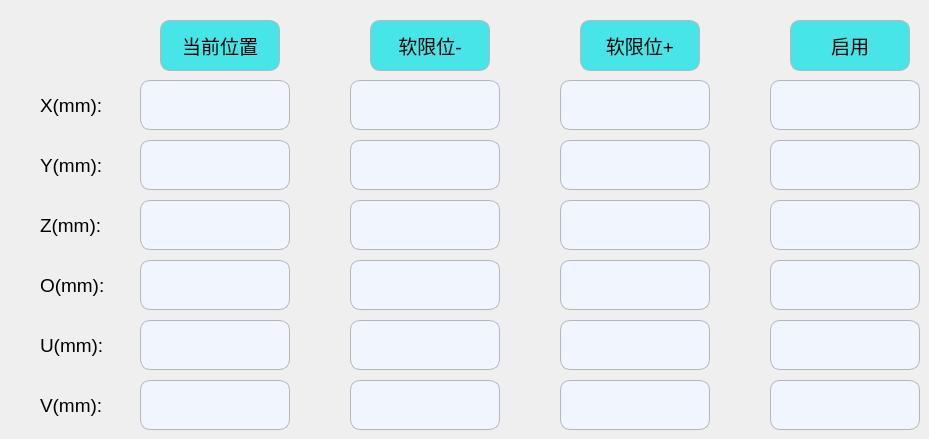
   <widget class="QWidget" name="page">
    <widget class="QLabel" name="label_22">
     <property name="geometry">
      <rect>
       <x>160</x>
       <y>20</y>
       <width>120</width>
       <height>51</height>
      </rect>
     </property>
     <property name="minimumSize">
      <size>
       <width>120</width>
       <height>50</height>
      </size>
     </property>
     <property name="maximumSize">
      <size>
       <width>120</width>
       <height>80</height>
      </size>
     </property>
     <property name="font">
      <font>
       <pointsize>14</pointsize>
      </font>
     </property>
     <property name="styleSheet">
      <string notr="true">background-color:#47E5E8;
border-style:solid; /*边框风格*/
border-width:1px;/*边框宽度*/
border-color:#B4B6BC; /*边框颜色*/
border-radius:10px; /*边框倒角*/</string>
     </property>
     <property name="text">
      <string>当前位置</string>
     </property>
     <property name="alignment">
      <set>Qt::AlignCenter</set>
     </property>
    </widget>
    <widget class="QLabel" name="label_12">
     <property name="geometry">
      <rect>
       <x>40</x>
       <y>90</y>
       <width>91</width>
       <height>31</height>
      </rect>
     </property>
     <property name="font">
      <font>
       <pointsize>14</pointsize>
      </font>
     </property>
     <property name="text">
      <string>X(mm):</string>
     </property>
    </widget>
    <widget class="QLabel" name="label_23">
     <property name="geometry">
      <rect>
       <x>370</x>
       <y>20</y>
       <width>120</width>
       <height>51</height>
      </rect>
     </property>
     <property name="minimumSize">
      <size>
       <width>120</width>
       <height>50</height>
      </size>
     </property>
     <property name="maximumSize">
      <size>
       <width>120</width>
       <height>80</height>
      </size>
     </property>
     <property name="font">
      <font>
       <pointsize>14</pointsize>
      </font>
     </property>
     <property name="styleSheet">
      <string notr="true">background-color:#47E5E8;
border-style:solid; /*边框风格*/
border-width:1px;/*边框宽度*/
border-color:#B4B6BC; /*边框颜色*/
border-radius:10px; /*边框倒角*/</string>
     </property>
     <property name="text">
      <string>软限位-</string>
     </property>
     <property name="alignment">
      <set>Qt::AlignCenter</set>
     </property>
    </widget>
    <widget class="QLabel" name="label_24">
     <property name="geometry">
      <rect>
       <x>580</x>
       <y>20</y>
       <width>120</width>
       <height>51</height>
      </rect>
     </property>
     <property name="minimumSize">
      <size>
       <width>120</width>
       <height>50</height>
      </size>
     </property>
     <property name="maximumSize">
      <size>
       <width>120</width>
       <height>80</height>
      </size>
     </property>
     <property name="font">
      <font>
       <pointsize>14</pointsize>
      </font>
     </property>
     <property name="styleSheet">
      <string notr="true">background-color:#47E5E8;
border-style:solid; /*边框风格*/
border-width:1px;/*边框宽度*/
border-color:#B4B6BC; /*边框颜色*/
border-radius:10px; /*边框倒角*/</string>
     </property>
     <property name="text">
      <string>软限位+</string>
     </property>
     <property name="alignment">
      <set>Qt::AlignCenter</set>
     </property>
    </widget>
    <widget class="QLineEdit" name="Edit_XlimPosAdd">
     <property name="geometry">
      <rect>
       <x>560</x>
       <y>80</y>
       <width>150</width>
       <height>50</height>
      </rect>
     </property>
     <property name="minimumSize">
      <size>
       <width>150</width>
       <height>50</height>
      </size>
     </property>
     <property name="maximumSize">
      <size>
       <width>150</width>
       <height>50</height>
      </size>
     </property>
     <property name="styleSheet">
      <string notr="true">QLineEdit
{
    background-color:#F1F5FE;
    border-style:solid; /*边框风格*/
    border-width:1px;/*边框宽度*/
    border-color:#B4B6BC; /*边框颜色*/
    border-radius:10px; /*边框倒角*/
}</string>
     </property>
    </widget>
    <widget class="QLabel" name="label_25">
     <property name="geometry">
      <rect>
       <x>790</x>
       <y>20</y>
       <width>120</width>
       <height>51</height>
      </rect>
     </property>
     <property name="minimumSize">
      <size>
       <width>120</width>
       <height>50</height>
      </size>
     </property>
     <property name="maximumSize">
      <size>
       <width>120</width>
       <height>80</height>
      </size>
     </property>
     <property name="font">
      <font>
       <pointsize>14</pointsize>
      </font>
     </property>
     <property name="styleSheet">
      <string notr="true">background-color:#47E5E8;
border-style:solid; /*边框风格*/
border-width:1px;/*边框宽度*/
border-color:#B4B6BC; /*边框颜色*/
border-radius:10px; /*边框倒角*/</string>
     </property>
     <property name="text">
      <string>启用</string>
     </property>
     <property name="alignment">
      <set>Qt::AlignCenter</set>
     </property>
    </widget>
    <widget class="QLabel" name="label_13">
     <property name="geometry">
      <rect>
       <x>40</x>
       <y>150</y>
       <width>91</width>
       <height>31</height>
      </rect>
     </property>
     <property name="font">
      <font>
       <pointsize>14</pointsize>
      </font>
     </property>
     <property name="text">
      <string>Y(mm):</string>
     </property>
    </widget>
    <widget class="QLineEdit" name="Edit_YlimPosAdd">
     <property name="geometry">
      <rect>
       <x>560</x>
       <y>140</y>
       <width>150</width>
       <height>50</height>
      </rect>
     </property>
     <property name="minimumSize">
      <size>
       <width>150</width>
       <height>50</height>
      </size>
     </property>
     <property name="maximumSize">
      <size>
       <width>150</width>
       <height>50</height>
      </size>
     </property>
     <property name="styleSheet">
      <string notr="true">QLineEdit
{
    background-color:#F1F5FE;
    border-style:solid; /*边框风格*/
    border-width:1px;/*边框宽度*/
    border-color:#B4B6BC; /*边框颜色*/
    border-radius:10px; /*边框倒角*/
}</string>
     </property>
    </widget>
    <widget class="QLineEdit" name="Edit_ZlimPosAdd">
     <property name="geometry">
      <rect>
       <x>560</x>
       <y>200</y>
       <width>150</width>
       <height>50</height>
      </rect>
     </property>
     <property name="minimumSize">
      <size>
       <width>150</width>
       <height>50</height>
      </size>
     </property>
     <property name="maximumSize">
      <size>
       <width>150</width>
       <height>50</height>
      </size>
     </property>
     <property name="styleSheet">
      <string notr="true">QLineEdit
{
    background-color:#F1F5FE;
    border-style:solid; /*边框风格*/
    border-width:1px;/*边框宽度*/
    border-color:#B4B6BC; /*边框颜色*/
    border-radius:10px; /*边框倒角*/
}</string>
     </property>
    </widget>
    <widget class="QLabel" name="label_14">
     <property name="geometry">
      <rect>
       <x>40</x>
       <y>270</y>
       <width>91</width>
       <height>31</height>
      </rect>
     </property>
     <property name="font">
      <font>
       <pointsize>14</pointsize>
      </font>
     </property>
     <property name="text">
      <string>O(mm):</string>
     </property>
    </widget>
    <widget class="QLabel" name="label_15">
     <property name="geometry">
      <rect>
       <x>40</x>
       <y>210</y>
       <width>91</width>
       <height>31</height>
      </rect>
     </property>
     <property name="font">
      <font>
       <pointsize>14</pointsize>
      </font>
     </property>
     <property name="text">
      <string>Z(mm):</string>
     </property>
    </widget>
    <widget class="QLineEdit" name="Edit_OlimPosAdd">
     <property name="geometry">
      <rect>
       <x>560</x>
       <y>260</y>
       <width>150</width>
       <height>50</height>
      </rect>
     </property>
     <property name="minimumSize">
      <size>
       <width>150</width>
       <height>50</height>
      </size>
     </property>
     <property name="maximumSize">
      <size>
       <width>150</width>
       <height>50</height>
      </size>
     </property>
     <property name="styleSheet">
      <string notr="true">QLineEdit
{
    background-color:#F1F5FE;
    border-style:solid; /*边框风格*/
    border-width:1px;/*边框宽度*/
    border-color:#B4B6BC; /*边框颜色*/
    border-radius:10px; /*边框倒角*/
}</string>
     </property>
    </widget>
    <widget class="QLabel" name="label_16">
     <property name="geometry">
      <rect>
       <x>40</x>
       <y>390</y>
       <width>91</width>
       <height>31</height>
      </rect>
     </property>
     <property name="font">
      <font>
       <pointsize>14</pointsize>
      </font>
     </property>
     <property name="text">
      <string>V(mm):</string>
     </property>
    </widget>
    <widget class="QLineEdit" name="Edit_VlimPosAdd">
     <property name="geometry">
      <rect>
       <x>560</x>
       <y>380</y>
       <width>150</width>
       <height>50</height>
      </rect>
     </property>
     <property name="minimumSize">
      <size>
       <width>150</width>
       <height>50</height>
      </size>
     </property>
     <property name="maximumSize">
      <size>
       <width>150</width>
       <height>50</height>
      </size>
     </property>
     <property name="styleSheet">
      <string notr="true">QLineEdit
{
    background-color:#F1F5FE;
    border-style:solid; /*边框风格*/
    border-width:1px;/*边框宽度*/
    border-color:#B4B6BC; /*边框颜色*/
    border-radius:10px; /*边框倒角*/
}</string>
     </property>
    </widget>
    <widget class="QLabel" name="label_17">
     <property name="geometry">
      <rect>
       <x>40</x>
       <y>330</y>
       <width>91</width>
       <height>31</height>
      </rect>
     </property>
     <property name="font">
      <font>
       <pointsize>14</pointsize>
      </font>
     </property>
     <property name="text">
      <string>U(mm):</string>
     </property>
    </widget>
    <widget class="QLineEdit" name="Edit_UlimPosAdd">
     <property name="geometry">
      <rect>
       <x>560</x>
       <y>320</y>
       <width>150</width>
       <height>50</height>
      </rect>
     </property>
     <property name="minimumSize">
      <size>
       <width>150</width>
       <height>50</height>
      </size>
     </property>
     <property name="maximumSize">
      <size>
       <width>150</width>
       <height>50</height>
      </size>
     </property>
     <property name="styleSheet">
      <string notr="true">QLineEdit
{
    background-color:#F1F5FE;
    border-style:solid; /*边框风格*/
    border-width:1px;/*边框宽度*/
    border-color:#B4B6BC; /*边框颜色*/
    border-radius:10px; /*边框倒角*/
}</string>
     </property>
    </widget>
    <widget class="QPushButton" name="Btn_Yenable">
     <property name="geometry">
      <rect>
       <x>770</x>
       <y>140</y>
       <width>150</width>
       <height>50</height>
      </rect>
     </property>
     <property name="minimumSize">
      <size>
       <width>150</width>
       <height>50</height>
      </size>
     </property>
     <property name="maximumSize">
      <size>
       <width>150</width>
       <height>50</height>
      </size>
     </property>
     <property name="font">
      <font>
       <pointsize>12</pointsize>
      </font>
     </property>
     <property name="styleSheet">
      <string notr="true">QPushButton
{
    background-color:#F1F5FE;
    border-style:solid; /*边框风格*/
    border-width:1px;/*边框宽度*/
    border-color:#B4B6BC; /*边框颜色*/
    border-radius:10px; /*边框倒角*/
}
QPushButton:pressed
{
    border-style:outset; /*边框风格*/
    background-color:qlineargradient(x1: 0, y1: 0, x2: 0, y2: 1, stop:0 #00befa, stop: 1 #0160ea);/*背景色*/
    border-width:1px;/*边框宽度*/
    border-color:#0055ff; /*边框颜色*/
    border-radius:10px; /*边框倒角*/
}</string>
     </property>
     <property name="text">
      <string/>
     </property>
     <property name="iconSize">
      <size>
       <width>40</width>
       <height>40</height>
      </size>
     </property>
    </widget>
    <widget class="QLabel" name="label_XnowPos">
     <property name="geometry">
      <rect>
       <x>140</x>
       <y>80</y>
       <width>150</width>
       <height>50</height>
      </rect>
     </property>
     <property name="minimumSize">
      <size>
       <width>150</width>
       <height>50</height>
      </size>
     </property>
     <property name="maximumSize">
      <size>
       <width>150</width>
       <height>50</height>
      </size>
     </property>
     <property name="font">
      <font>
       <pointsize>12</pointsize>
      </font>
     </property>
     <property name="styleSheet">
      <string notr="true">background-color:#F1F5FE;
border-style:solid; /*边框风格*/
border-width:1px;/*边框宽度*/
border-color:#B4B6BC; /*边框颜色*/
border-radius:10px; /*边框倒角*/</string>
     </property>
     <property name="text">
      <string/>
     </property>
     <property name="alignment">
      <set>Qt::AlignCenter</set>
     </property>
    </widget>
    <widget class="QPushButton" name="Btn_Xenable">
     <property name="geometry">
      <rect>
       <x>770</x>
       <y>80</y>
       <width>150</width>
       <height>50</height>
      </rect>
     </property>
     <property name="minimumSize">
      <size>
       <width>150</width>
       <height>50</height>
      </size>
     </property>
     <property name="maximumSize">
      <size>
       <width>150</width>
       <height>50</height>
      </size>
     </property>
     <property name="font">
      <font>
       <pointsize>12</pointsize>
      </font>
     </property>
     <property name="styleSheet">
      <string notr="true">QPushButton
{
    background-color:#F1F5FE;
    border-style:solid; /*边框风格*/
    border-width:1px;/*边框宽度*/
    border-color:#B4B6BC; /*边框颜色*/
    border-radius:10px; /*边框倒角*/
}
QPushButton:pressed
{
    border-style:outset; /*边框风格*/
    background-color:qlineargradient(x1: 0, y1: 0, x2: 0, y2: 1, stop:0 #00befa, stop: 1 #0160ea);/*背景色*/
    border-width:1px;/*边框宽度*/
    border-color:#0055ff; /*边框颜色*/
    border-radius:10px; /*边框倒角*/
}</string>
     </property>
     <property name="text">
      <string/>
     </property>
     <property name="iconSize">
      <size>
       <width>40</width>
       <height>40</height>
      </size>
     </property>
    </widget>
    <widget class="QPushButton" name="Btn_Zenable">
     <property name="geometry">
      <rect>
       <x>770</x>
       <y>200</y>
       <width>150</width>
       <height>50</height>
      </rect>
     </property>
     <property name="minimumSize">
      <size>
       <width>150</width>
       <height>50</height>
      </size>
     </property>
     <property name="maximumSize">
      <size>
       <width>150</width>
       <height>50</height>
      </size>
     </property>
     <property name="font">
      <font>
       <pointsize>12</pointsize>
      </font>
     </property>
     <property name="styleSheet">
      <string notr="true">QPushButton
{
    background-color:#F1F5FE;
    border-style:solid; /*边框风格*/
    border-width:1px;/*边框宽度*/
    border-color:#B4B6BC; /*边框颜色*/
    border-radius:10px; /*边框倒角*/
}
QPushButton:pressed
{
    border-style:outset; /*边框风格*/
    background-color:qlineargradient(x1: 0, y1: 0, x2: 0, y2: 1, stop:0 #00befa, stop: 1 #0160ea);/*背景色*/
    border-width:1px;/*边框宽度*/
    border-color:#0055ff; /*边框颜色*/
    border-radius:10px; /*边框倒角*/
}</string>
     </property>
     <property name="text">
      <string/>
     </property>
     <property name="iconSize">
      <size>
       <width>40</width>
       <height>40</height>
      </size>
     </property>
    </widget>
    <widget class="QPushButton" name="Btn_Oenable">
     <property name="geometry">
      <rect>
       <x>770</x>
       <y>260</y>
       <width>150</width>
       <height>50</height>
      </rect>
     </property>
     <property name="minimumSize">
      <size>
       <width>150</width>
       <height>50</height>
      </size>
     </property>
     <property name="maximumSize">
      <size>
       <width>150</width>
       <height>50</height>
      </size>
     </property>
     <property name="font">
      <font>
       <pointsize>12</pointsize>
      </font>
     </property>
     <property name="styleSheet">
      <string notr="true">QPushButton
{
    background-color:#F1F5FE;
    border-style:solid; /*边框风格*/
    border-width:1px;/*边框宽度*/
    border-color:#B4B6BC; /*边框颜色*/
    border-radius:10px; /*边框倒角*/
}
QPushButton:pressed
{
    border-style:outset; /*边框风格*/
    background-color:qlineargradient(x1: 0, y1: 0, x2: 0, y2: 1, stop:0 #00befa, stop: 1 #0160ea);/*背景色*/
    border-width:1px;/*边框宽度*/
    border-color:#0055ff; /*边框颜色*/
    border-radius:10px; /*边框倒角*/
}</string>
     </property>
     <property name="text">
      <string/>
     </property>
     <property name="iconSize">
      <size>
       <width>40</width>
       <height>40</height>
      </size>
     </property>
    </widget>
    <widget class="QLabel" name="label_YnowPos">
     <property name="geometry">
      <rect>
       <x>140</x>
       <y>140</y>
       <width>150</width>
       <height>50</height>
      </rect>
     </property>
     <property name="minimumSize">
      <size>
       <width>150</width>
       <height>50</height>
      </size>
     </property>
     <property name="maximumSize">
      <size>
       <width>150</width>
       <height>50</height>
      </size>
     </property>
     <property name="font">
      <font>
       <pointsize>12</pointsize>
      </font>
     </property>
     <property name="styleSheet">
      <string notr="true">background-color:#F1F5FE;
border-style:solid; /*边框风格*/
border-width:1px;/*边框宽度*/
border-color:#B4B6BC; /*边框颜色*/
border-radius:10px; /*边框倒角*/</string>
     </property>
     <property name="text">
      <string/>
     </property>
     <property name="alignment">
      <set>Qt::AlignCenter</set>
     </property>
    </widget>
    <widget class="QLabel" name="label_ZnowPos">
     <property name="geometry">
      <rect>
       <x>140</x>
       <y>200</y>
       <width>150</width>
       <height>50</height>
      </rect>
     </property>
     <property name="minimumSize">
      <size>
       <width>150</width>
       <height>50</height>
      </size>
     </property>
     <property name="maximumSize">
      <size>
       <width>150</width>
       <height>50</height>
      </size>
     </property>
     <property name="font">
      <font>
       <pointsize>12</pointsize>
      </font>
     </property>
     <property name="styleSheet">
      <string notr="true">background-color:#F1F5FE;
border-style:solid; /*边框风格*/
border-width:1px;/*边框宽度*/
border-color:#B4B6BC; /*边框颜色*/
border-radius:10px; /*边框倒角*/</string>
     </property>
     <property name="text">
      <string/>
     </property>
     <property name="alignment">
      <set>Qt::AlignCenter</set>
     </property>
    </widget>
    <widget class="QLabel" name="label_OnowPos">
     <property name="geometry">
      <rect>
       <x>140</x>
       <y>260</y>
       <width>150</width>
       <height>50</height>
      </rect>
     </property>
     <property name="minimumSize">
      <size>
       <width>150</width>
       <height>50</height>
      </size>
     </property>
     <property name="maximumSize">
      <size>
       <width>150</width>
       <height>50</height>
      </size>
     </property>
     <property name="font">
      <font>
       <pointsize>12</pointsize>
      </font>
     </property>
     <property name="styleSheet">
      <string notr="true">background-color:#F1F5FE;
border-style:solid; /*边框风格*/
border-width:1px;/*边框宽度*/
border-color:#B4B6BC; /*边框颜色*/
border-radius:10px; /*边框倒角*/</string>
     </property>
     <property name="text">
      <string/>
     </property>
     <property name="alignment">
      <set>Qt::AlignCenter</set>
     </property>
    </widget>
    <widget class="QLabel" name="label_UnowPos">
     <property name="geometry">
      <rect>
       <x>140</x>
       <y>320</y>
       <width>150</width>
       <height>50</height>
      </rect>
     </property>
     <property name="minimumSize">
      <size>
       <width>150</width>
       <height>50</height>
      </size>
     </property>
     <property name="maximumSize">
      <size>
       <width>150</width>
       <height>50</height>
      </size>
     </property>
     <property name="font">
      <font>
       <pointsize>12</pointsize>
      </font>
     </property>
     <property name="styleSheet">
      <string notr="true">background-color:#F1F5FE;
border-style:solid; /*边框风格*/
border-width:1px;/*边框宽度*/
border-color:#B4B6BC; /*边框颜色*/
border-radius:10px; /*边框倒角*/</string>
     </property>
     <property name="text">
      <string/>
     </property>
     <property name="alignment">
      <set>Qt::AlignCenter</set>
     </property>
    </widget>
    <widget class="QLabel" name="label_VnowPos">
     <property name="geometry">
      <rect>
       <x>140</x>
       <y>380</y>
       <width>150</width>
       <height>50</height>
      </rect>
     </property>
     <property name="minimumSize">
      <size>
       <width>150</width>
       <height>50</height>
      </size>
     </property>
     <property name="maximumSize">
      <size>
       <width>150</width>
       <height>50</height>
      </size>
     </property>
     <property name="font">
      <font>
       <pointsize>12</pointsize>
      </font>
     </property>
     <property name="styleSheet">
      <string notr="true">background-color:#F1F5FE;
border-style:solid; /*边框风格*/
border-width:1px;/*边框宽度*/
border-color:#B4B6BC; /*边框颜色*/
border-radius:10px; /*边框倒角*/</string>
     </property>
     <property name="text">
      <string/>
     </property>
     <property name="alignment">
      <set>Qt::AlignCenter</set>
     </property>
    </widget>
    <widget class="QPushButton" name="Btn_Uenable">
     <property name="geometry">
      <rect>
       <x>770</x>
       <y>320</y>
       <width>150</width>
       <height>50</height>
      </rect>
     </property>
     <property name="minimumSize">
      <size>
       <width>150</width>
       <height>50</height>
      </size>
     </property>
     <property name="maximumSize">
      <size>
       <width>150</width>
       <height>50</height>
      </size>
     </property>
     <property name="font">
      <font>
       <pointsize>12</pointsize>
      </font>
     </property>
     <property name="styleSheet">
      <string notr="true">QPushButton
{
    background-color:#F1F5FE;
    border-style:solid; /*边框风格*/
    border-width:1px;/*边框宽度*/
    border-color:#B4B6BC; /*边框颜色*/
    border-radius:10px; /*边框倒角*/
}
QPushButton:pressed
{
    border-style:outset; /*边框风格*/
    background-color:qlineargradient(x1: 0, y1: 0, x2: 0, y2: 1, stop:0 #00befa, stop: 1 #0160ea);/*背景色*/
    border-width:1px;/*边框宽度*/
    border-color:#0055ff; /*边框颜色*/
    border-radius:10px; /*边框倒角*/
}</string>
     </property>
     <property name="text">
      <string/>
     </property>
     <property name="iconSize">
      <size>
       <width>40</width>
       <height>40</height>
      </size>
     </property>
    </widget>
    <widget class="QPushButton" name="Btn_Venable">
     <property name="geometry">
      <rect>
       <x>770</x>
       <y>380</y>
       <width>150</width>
       <height>50</height>
      </rect>
     </property>
     <property name="minimumSize">
      <size>
       <width>150</width>
       <height>50</height>
      </size>
     </property>
     <property name="maximumSize">
      <size>
       <width>150</width>
       <height>50</height>
      </size>
     </property>
     <property name="font">
      <font>
       <pointsize>12</pointsize>
      </font>
     </property>
     <property name="styleSheet">
      <string notr="true">QPushButton
{
    background-color:#F1F5FE;
    border-style:solid; /*边框风格*/
    border-width:1px;/*边框宽度*/
    border-color:#B4B6BC; /*边框颜色*/
    border-radius:10px; /*边框倒角*/
}
QPushButton:pressed
{
    border-style:outset; /*边框风格*/
    background-color:qlineargradient(x1: 0, y1: 0, x2: 0, y2: 1, stop:0 #00befa, stop: 1 #0160ea);/*背景色*/
    border-width:1px;/*边框宽度*/
    border-color:#0055ff; /*边框颜色*/
    border-radius:10px; /*边框倒角*/
}</string>
     </property>
     <property name="text">
      <string/>
     </property>
     <property name="iconSize">
      <size>
       <width>40</width>
       <height>40</height>
      </size>
     </property>
    </widget>
    <widget class="QLineEdit" name="Edit_VlimPosMinus">
     <property name="geometry">
      <rect>
       <x>350</x>
       <y>380</y>
       <width>150</width>
       <height>50</height>
      </rect>
     </property>
     <property name="minimumSize">
      <size>
       <width>150</width>
       <height>50</height>
      </size>
     </property>
     <property name="maximumSize">
      <size>
       <width>150</width>
       <height>50</height>
      </size>
     </property>
     <property name="styleSheet">
      <string notr="true">QLineEdit
{
    background-color:#F1F5FE;
    border-style:solid; /*边框风格*/
    border-width:1px;/*边框宽度*/
    border-color:#B4B6BC; /*边框颜色*/
    border-radius:10px; /*边框倒角*/
}</string>
     </property>
    </widget>
    <widget class="QLineEdit" name="Edit_YlimPosMinus">
     <property name="geometry">
      <rect>
       <x>350</x>
       <y>140</y>
       <width>150</width>
       <height>50</height>
      </rect>
     </property>
     <property name="minimumSize">
      <size>
       <width>150</width>
       <height>50</height>
      </size>
     </property>
     <property name="maximumSize">
      <size>
       <width>150</width>
       <height>50</height>
      </size>
     </property>
     <property name="styleSheet">
      <string notr="true">QLineEdit
{
    background-color:#F1F5FE;
    border-style:solid; /*边框风格*/
    border-width:1px;/*边框宽度*/
    border-color:#B4B6BC; /*边框颜色*/
    border-radius:10px; /*边框倒角*/
}</string>
     </property>
    </widget>
    <widget class="QLineEdit" name="Edit_XlimPosMinus">
     <property name="geometry">
      <rect>
       <x>350</x>
       <y>80</y>
       <width>150</width>
       <height>50</height>
      </rect>
     </property>
     <property name="minimumSize">
      <size>
       <width>150</width>
       <height>50</height>
      </size>
     </property>
     <property name="maximumSize">
      <size>
       <width>150</width>
       <height>50</height>
      </size>
     </property>
     <property name="styleSheet">
      <string notr="true">QLineEdit
{
    background-color:#F1F5FE;
    border-style:solid; /*边框风格*/
    border-width:1px;/*边框宽度*/
    border-color:#B4B6BC; /*边框颜色*/
    border-radius:10px; /*边框倒角*/
}</string>
     </property>
    </widget>
    <widget class="QLineEdit" name="Edit_ZlimPosMinus">
     <property name="geometry">
      <rect>
       <x>350</x>
       <y>200</y>
       <width>150</width>
       <height>50</height>
      </rect>
     </property>
     <property name="minimumSize">
      <size>
       <width>150</width>
       <height>50</height>
      </size>
     </property>
     <property name="maximumSize">
      <size>
       <width>150</width>
       <height>50</height>
      </size>
     </property>
     <property name="styleSheet">
      <string notr="true">QLineEdit
{
    background-color:#F1F5FE;
    border-style:solid; /*边框风格*/
    border-width:1px;/*边框宽度*/
    border-color:#B4B6BC; /*边框颜色*/
    border-radius:10px; /*边框倒角*/
}</string>
     </property>
    </widget>
    <widget class="QLineEdit" name="Edit_OlimPosMinus">
     <property name="geometry">
      <rect>
       <x>350</x>
       <y>260</y>
       <width>150</width>
       <height>50</height>
      </rect>
     </property>
     <property name="minimumSize">
      <size>
       <width>150</width>
       <height>50</height>
      </size>
     </property>
     <property name="maximumSize">
      <size>
       <width>150</width>
       <height>50</height>
      </size>
     </property>
     <property name="styleSheet">
      <string notr="true">QLineEdit
{
    background-color:#F1F5FE;
    border-style:solid; /*边框风格*/
    border-width:1px;/*边框宽度*/
    border-color:#B4B6BC; /*边框颜色*/
    border-radius:10px; /*边框倒角*/
}</string>
     </property>
    </widget>
    <widget class="QLineEdit" name="Edit_UlimPosMinus">
     <property name="geometry">
      <rect>
       <x>350</x>
       <y>320</y>
       <width>150</width>
       <height>50</height>
      </rect>
     </property>
     <property name="minimumSize">
      <size>
       <width>150</width>
       <height>50</height>
      </size>
     </property>
     <property name="maximumSize">
      <size>
       <width>150</width>
       <height>50</height>
      </size>
     </property>
     <property name="styleSheet">
      <string notr="true">QLineEdit
{
    background-color:#F1F5FE;
    border-style:solid; /*边框风格*/
    border-width:1px;/*边框宽度*/
    border-color:#B4B6BC; /*边框颜色*/
    border-radius:10px; /*边框倒角*/
}</string>
     </property>
    </widget>
   </widget>
